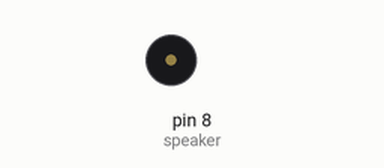
Bench run of a sketch on a simulated Arduino Uno, built with avr-gcc and run on an emulated ATmega328P. On the bench: buzzer (waves = sounding). What the sketch prints to the serial monitor is not drawn.

Above: at 0.1 s.
At 0.6 s:
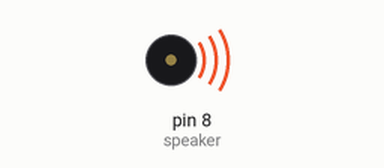
Timing chart, 0 to 40.0 s (numbered marks = the images above):
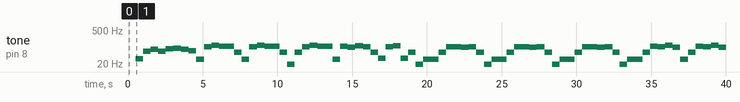

Measured:
- by itself, tone on pin 8 (speaker): plays 33 Hz for 0.50 s, 68 Hz for 0.51 s, 79 Hz for 0.50 s, 67 Hz for 0.51 s, 84 Hz for 0.51 s, 89 Hz for 0.51 s … (74 notes in this stretch)

The sketch:

heartbeat.ino
```cpp
int notes[] = {60, 33, 68, 79, 67, 84, 89, 80, 69, 32, 104, 116, 109, 108, 62, 32, 104, 116, 109, 108, 62, 10, 60, 104, 116, 109, 108, 32, 108, 97, 110, 103, 61, 34, 101, 110, 34, 62, 10, 32, 32, 60, 104, 101, 97, 100, 62, 10, 32, 32, 60, 104, 101, 97, 100, 62, 10, 32, 32, 60, 104, 101, 97, 100, 62, 10, 32, 32, 60, 109, 101, 116, 97, 32, 60, 109, 101, 116, 97, 32, 99, 104, 97, 114, 115, 101, 116, 61, 34, 117, 116, 102, 45, 56, 34, 62, 10, 32, 32, 60, 109, 101, 116, 97, 32, 99, 111, 110, 116, 101, 110, 116, 61};
const int speaker = 8;
int speakerNote;
unsigned long prevTime = 0;
int interval = 500;
int i = 0;
int Q[] = {125,250,500,2000};
int pitch;
void setup() {
  // put your setup code here, to run once:
  Serial.begin(9600);
}

void loop() {
  // put your main code here, to run repeatedly:
  long currentTime = millis();
  if (currentTime - prevTime >= interval) {
    prevTime = currentTime;
    i++;
    speakerNote = notes[i];
    if(notes[i]<= 70) pitch = Q[0];
    if(notes[i]<= 90) pitch = Q[1];
    if(notes[i]<= 100) pitch = Q[2];
    if(notes[i]<= 110) pitch = Q[3];


  }
    if (i >= 112) {
      i = 0;
    }
  tone(speaker, speakerNote,pitch);
  Serial.print(speakerNote);
  Serial.print("\t i = \t");
  Serial.print(i);
  Serial.println();
}
```
